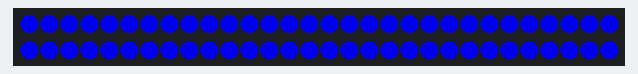
The sketch below on a simulated Arduino Uno, built with avr-gcc and run on an emulated ATmega328P. Shown: 60 RGB LEDs in strip order, left to right, continuing on the next row.

Above: at 0.1 s.
At 19.1 s:
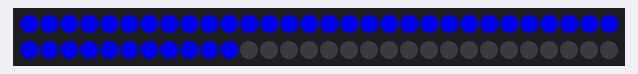
At 38.1 s:
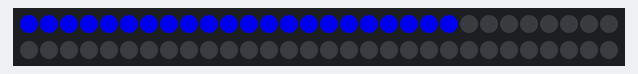

The sketch:

TimerNonBlocking.ino
```cpp
#include <arduino-timer.h>
#include <Adafruit_NeoPixel.h>

#define PIN 12

struct Color{
  byte red;
  byte green;
  byte blue;
};

auto timer = timer_create_default();

int ledCount = 60;
int durationSeconds = 60;
int thresholdSeconds = 30;
//Color normal = { 0, 255, 0 };
Color normal = { 0, 0, 255 };
Color warning = { 255, 115, 0 };
int remainingLoop = ledCount;
int finishedLoopCount = 0;

Adafruit_NeoPixel strip = Adafruit_NeoPixel(ledCount, PIN, NEO_GRB + NEO_KHZ800);

bool decrease(){
  remainingLoop--;
  strip.setPixelColor(remainingLoop, 0, 0, 0);
  return true;
}

void setup() {
  strip.begin();
  timer.every(1000, (bool(*)(void*))decrease);
  for (int i = 0; i < ledCount; i++ ) {
    strip.setPixelColor(i, normal.red, normal.green, normal.blue);
  }
  strip.setBrightness(200);
  strip.show();
}

void loop() {
  timer.tick();

//  if(!isFinished()){
//    decreaseTime();
//    if(isUnderThreshold()){
//      changeTimerColor(warning);
//    }
//  }else{
//    rainbow(finishedLoopCount++);
//    delay(200);
//  }
  //strip.show();

//  for (int i = 0; i < ledCount; i++ ) {
//    strip.setPixelColor(i, normal.red, normal.green, normal.blue);
//  }
//  strip.setBrightness(200);
  strip.show();
}


void decreaseTime(){
  float wait = (float)durationSeconds / ledCount;
  delay(wait*1000);
  remainingLoop--;
  strip.setPixelColor(remainingLoop, 0, 0, 0);
}

bool isUnderThreshold(){
  int ledThreshold = (thresholdSeconds * ledCount) / durationSeconds;
  return (remainingLoop <= ledThreshold);
}

void changeTimerColor(Color color){
    for (int i = 0; i < remainingLoop; i++){
      strip.setPixelColor(i, color.red, color.green, color.blue);
    }
}

bool isFinished(){
  return remainingLoop <= 0;
}

void rainbow(int offset){
  for (int i = offset; i < ledCount+offset; i=i+24){
    strip.setPixelColor(i, 255, 0, 0);
    strip.setPixelColor(i+1, 255, 63, 0);
    strip.setPixelColor(i+2, 255, 127, 0);
    strip.setPixelColor(i+3, 255, 190, 0);
    strip.setPixelColor(i+4, 255, 255, 0);
    strip.setPixelColor(i+5, 190, 255, 0);
    strip.setPixelColor(i+6, 127, 255, 0);
    strip.setPixelColor(i+7, 63, 255, 0);
    strip.setPixelColor(i+8, 0, 255, 0);
    strip.setPixelColor(i+9, 0, 255, 63);
    strip.setPixelColor(i+10, 0, 255, 127);
    strip.setPixelColor(i+11, 0, 255, 190);
    strip.setPixelColor(i+12, 0, 255, 255);
    strip.setPixelColor(i+13, 0, 190, 255);
    strip.setPixelColor(i+14, 0, 127, 255);
    strip.setPixelColor(i+15, 0, 63, 255);
    strip.setPixelColor(i+16, 0, 0, 255);
    strip.setPixelColor(i+17, 63, 0, 255);
    strip.setPixelColor(i+18, 127, 0, 255);
    strip.setPixelColor(i+19, 190, 0, 255);
    strip.setPixelColor(i+20, 255, 0, 255);
    strip.setPixelColor(i+21, 255, 0, 190);
    strip.setPixelColor(i+22, 255, 0, 127);
    strip.setPixelColor(i+23, 255, 0, 63);
  }
}
```
